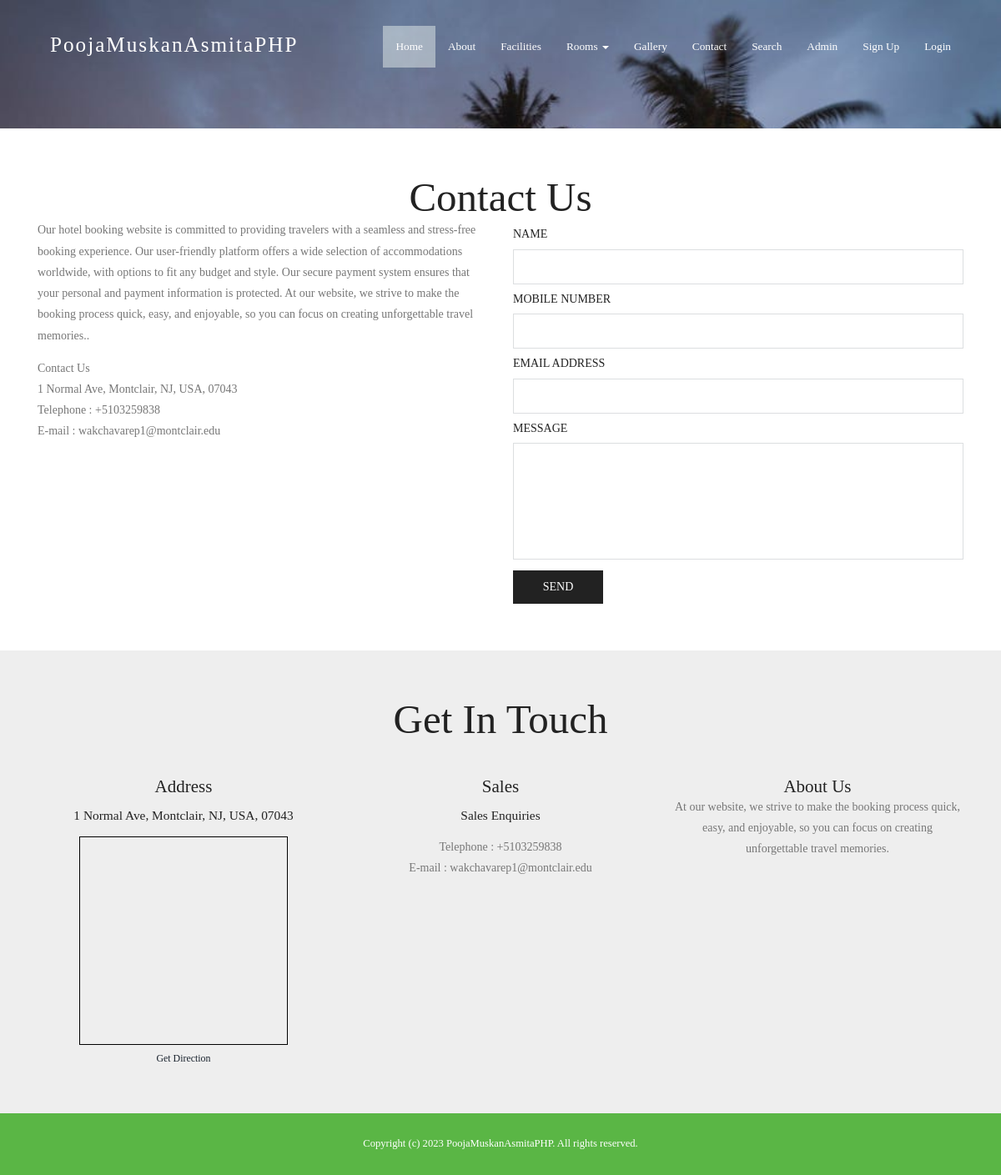
The page /contact.php on the database its author committed.
### tables this page shows
CREATE TABLE `tblpage` (
  `ID` int(10) NOT NULL,
  `PageType` varchar(120) DEFAULT NULL,
  `PageTitle` varchar(200) DEFAULT NULL,
  `PageDescription` mediumtext DEFAULT NULL,
  `PageDescription2` varchar(500) NOT NULL,
  `Email` varchar(120) DEFAULT NULL,
  `MobileNumber` bigint(10) DEFAULT NULL,
  `UpdationDate` timestamp NULL DEFAULT NULL ON UPDATE current_timestamp()
);

### contact.php (the view, shortened to what this page needs)
<?php
include('includes/dbconnection.php');
?>
<!DOCTYPE HTML>
<html>
<head>
<link href="css/bootstrap.css" rel="stylesheet" type="text/css" media="all">
<link href="css/style.css" rel="stylesheet" type="text/css" media="all" />
</head>
<body>
			<div class="header head-top">
				<div class="container">
			<?php include_once('includes/header.php');?>
		</div>
</div>
			<div class="content">
				<div class="contact">
				<div class="container">
					<h2>contact us</h2>
				<div class="contact-grids">
					<div class="col-md-6 contact-left">
						<?php
$sql="SELECT * from tblpage where PageType='aboutus'";
$query = $dbh -> prepare($sql);
$query->execute();
$results=$query->fetchAll(PDO::FETCH_OBJ);
$cnt=1;
if($query->rowCount() > 0)
{
foreach($results as $row)
{               ?>
						<p><?php  echo htmlentities($row->PageDescription);?>.</p><?php $cnt=$cnt+1;}} ?>
						<?php
$sql="SELECT * from tblpage where PageType='contactus'";
$query = $dbh -> prepare($sql);
$query->execute();
$results=$query->fetchAll(PDO::FETCH_OBJ);
$cnt=1;
if($query->rowCount() > 0)
{
foreach($results as $row)
{               ?>
							<address>
								<p><?php  echo htmlentities($row->PageTitle);?></p>
								<p><?php  echo htmlentities($row->PageDescription);?></p>
								<p>Telephone : +<?php  echo htmlentities($row->MobileNumber);?></p>
								<p>E-mail : <?php  echo htmlentities($row->Email);?></p>
							</address><?php $cnt=$cnt+1;}} ?>
					</div>
						<div class="col-md-6 contact-right">
							<form method="post">
								<h5>Name</h5>
								<input type="text"  type="text" value="" name="name" required="true">
								<h5>Mobile Number</h5>
								<input type="text" name="phone" required="true" maxlength="10" pattern="[0-9]+">
								<h5>Email Address</h5>
								<input type="text" type="email" value="" name="email" required="true">
								<h5>Message</h5>
								 <textarea rows="10" name="message" required="true"></textarea>
								 <input type="submit" value="send" name="submit">
						 	 </form>
						</div>
						<div class="clearfix"></div>
					</div>
				</div>
			</div>
		<?php include_once('includes/getintouch.php');?>
			</div>
			<?php include_once('includes/footer.php');?>
</html>

### includes/getintouch.php
<div class="touch-section">
					<div class="container">
						<h3>get in touch</h3>
						<div class="touch-grids">
							<?php
$sql="SELECT * from tblpage where PageType='contactus'";
$query = $dbh -> prepare($sql);
$query->execute();
$results=$query->fetchAll(PDO::FETCH_OBJ);
$cnt=1;
if($query->rowCount() > 0)
{
foreach($results as $row)
{               ?>
							<div class="col-md-4 touch-grid">
								<h4>address</h4>
								<h5><?php  echo htmlentities($row->PageDescription);?></h5>
								<div>
									<iframe width="250" height="250" frameborder="0" scrolling="no" marginheight="0" marginwidth="0" src="https://www.openstreetmap.org/export/embed.html?bbox=-74.22032833099367%2C40.85274125306508%2C-74.17355060577394%2C40.87682284550599&amp;layer=mapnik&amp;marker=40.864783143872174%2C-74.19693946838379" style="border: 1px solid black"></iframe><br/><small><a href="https://www.google.co.in/maps/dir//Montclair+State+University,+1+Normal+Ave,+Montclair,+NJ+07043/@40.8666026,-74.199832,17z/data=!4m8!4m7!1m0!1m5!1m1!1s0x89c2fe352883ec55:0xeece028744cfc9ae!2m2!1d-74.1976433!2d40.8666026">Get Direction</a></small>
								</div>
							</div>
							<div class="col-md-4 touch-grid">
								<h4>Sales</h4>
								<h5>Sales Enquiries</h5>
								<p>Telephone : +<?php  echo htmlentities($row->MobileNumber);?></p>
							<p>E-mail : <?php  echo htmlentities($row->Email);?></p>
							</div><?php $cnt=$cnt+1;}} ?>
							<div class="col-md-4 touch-grid">
								<?php
$sql="SELECT * from tblpage where PageType='aboutus'";
$query = $dbh -> prepare($sql);
$query->execute();
$results=$query->fetchAll(PDO::FETCH_OBJ);
$cnt=1;
if($query->rowCount() > 0)
{
foreach($results as $row)
{               ?>
							<h4><?php  echo htmlentities($row->PageTitle);?></h4>
								<p><?php  echo htmlentities($row->PageDescription2);?></p>
							</div><?php $cnt=$cnt+1;}} ?>
							<div class="clearfix"></div>
						</div>
					</div>
					</div>

### css/style.css (style rules this page uses)
body a { transition:0.5s all; -webkit-transition:0.5s all; -moz-transition:0.5s all; -o-transition:0.5s all; -ms-transition:0.5s all; }
h1,h2,h3,h4,h5,h6 { padding:0 0; margin:0 0; }
p { padding:0 0; margin:0 0; }
body { padding:0 0; margin:0 0; font-family: 'American Typewriter' }
.header { background:url(../images/banner1.jpg) no-repeat 0px 0px; background-size:cover; -webkit-background-size: cover; -moz-background-size: cover; -o-background-size: cover; -ms-background-size: cover; min-height:764px; padding-bottom: 4em; }
.touch-section { padding: 4em 0; text-align: center; background-color: #eee; }
.touch-grids { margin-top: 3em; }
.touch-grid h4 { font-size: 1.5em; color: #222; text-transform: capitalize; }
.touch-section h3 { font-size: 3.5em; text-transform: capitalize; font-family: 'American Typewriter'; color: #222; }
.touch-grid h5 { font-size: 1.1em; padding: 1em 0; color: #222; }
.touch-grid p { font-size: 1em; line-height: 1.8em; color: #777; }
.head-top { min-height: 115px !important; }
.contact { padding: 4em 0; }
.contact h2 { font-size: 3.5em; text-transform: capitalize; font-family: 'American Typewriter'; color: #222; text-align:center; }
.contact-left p { color: #777; font-size: 1em; line-height: 1.8em; }
address { margin: 1em 0 0; }
.contact-right h5 { font-size:1em; text-transform: uppercase; font-weight: 400; padding: 10px 0; color: #222; }
.contact-right input[type="text"] { width: 100%; padding: 10px 10px; font-size: 1em; outline: none; border: 1px solid #dcdee0; }
.contact-right textarea { width: 100%; padding: 10px 10px; font-size: 1em; height: 10em; resize: none; outline: none; border: 1px solid #dcdee0; }
.contact-right input[type="submit"] { width: 20%; font-size: 1em; text-transform: uppercase; background: #222; border: none; outline: none; margin-top: 0.5em; color: #fff; font-weight: 500; padding: 10px 0; }
@media (max-width:1440px) { .header { min-height: 679px; } }
@media (max-width:1366px) { .header { min-height: 652px; } }
@media (max-width:1280px) { .header { min-height: 602px; } }

### rows shown on the page
tblpage: PageDescription "Our hotel booking website is committed to providing travelers with a seamless and stress-free booking experience. Our user-friendly platform offers a wide selection of accommodations worldwide, with options to fit any budget and style. Our secure payment system ensures that your personal and payment information is protected. At our website, we strive to make the booking process quick, easy, and enjoyable, so you can focus on creating unforgettable travel memories.", PageTitle "About Us", PageDescription2 "At our website, we strive to make the booking process quick, easy, and enjoyable, so you can focus on creating unforgettable travel memories."
tblpage: PageTitle "Contact Us", PageDescription "1 Normal Ave, Montclair, NJ, USA, 07043", MobileNumber "5103259838", Email "wakchavarep1@montclair.edu"
